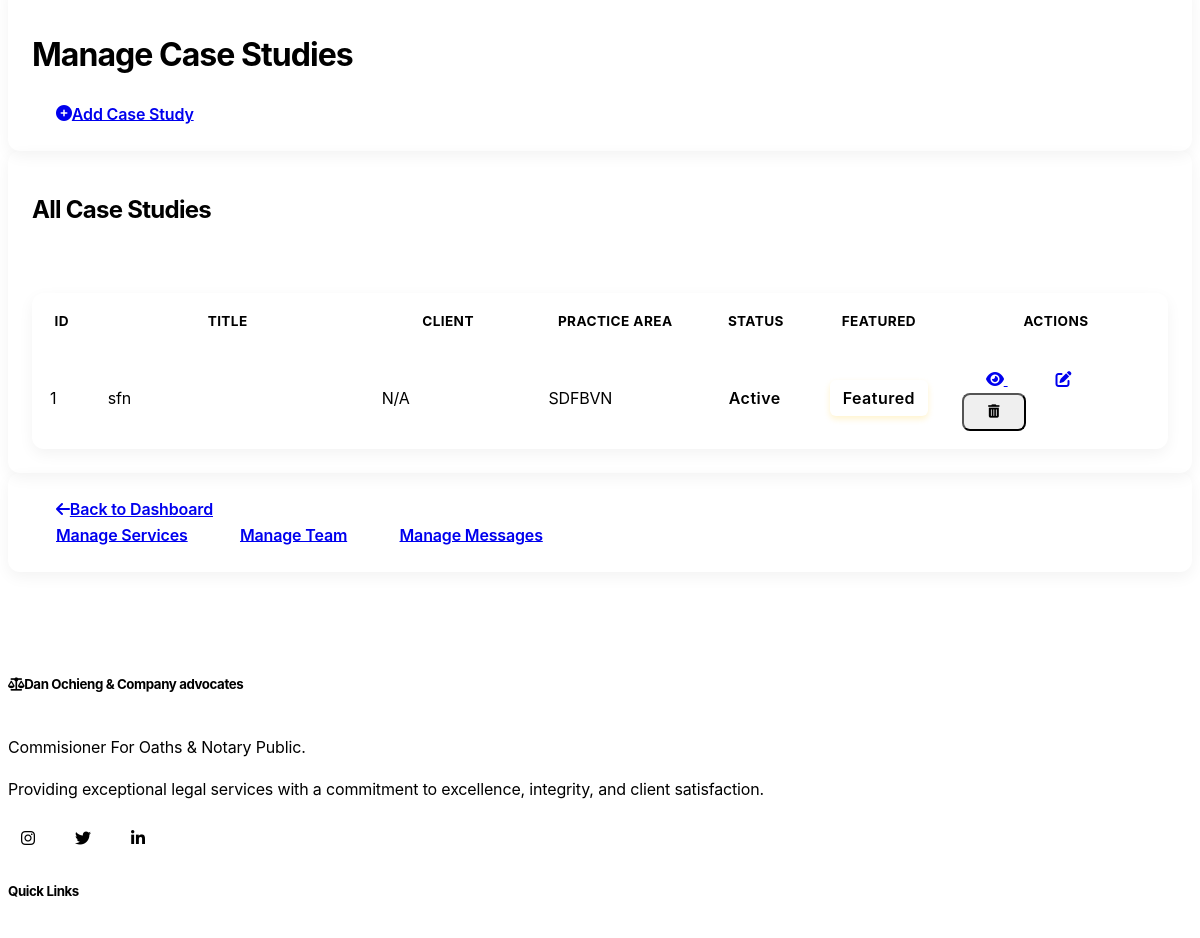
/admin/cases (signed in, middle part), run on an earlier commit of the app's database.
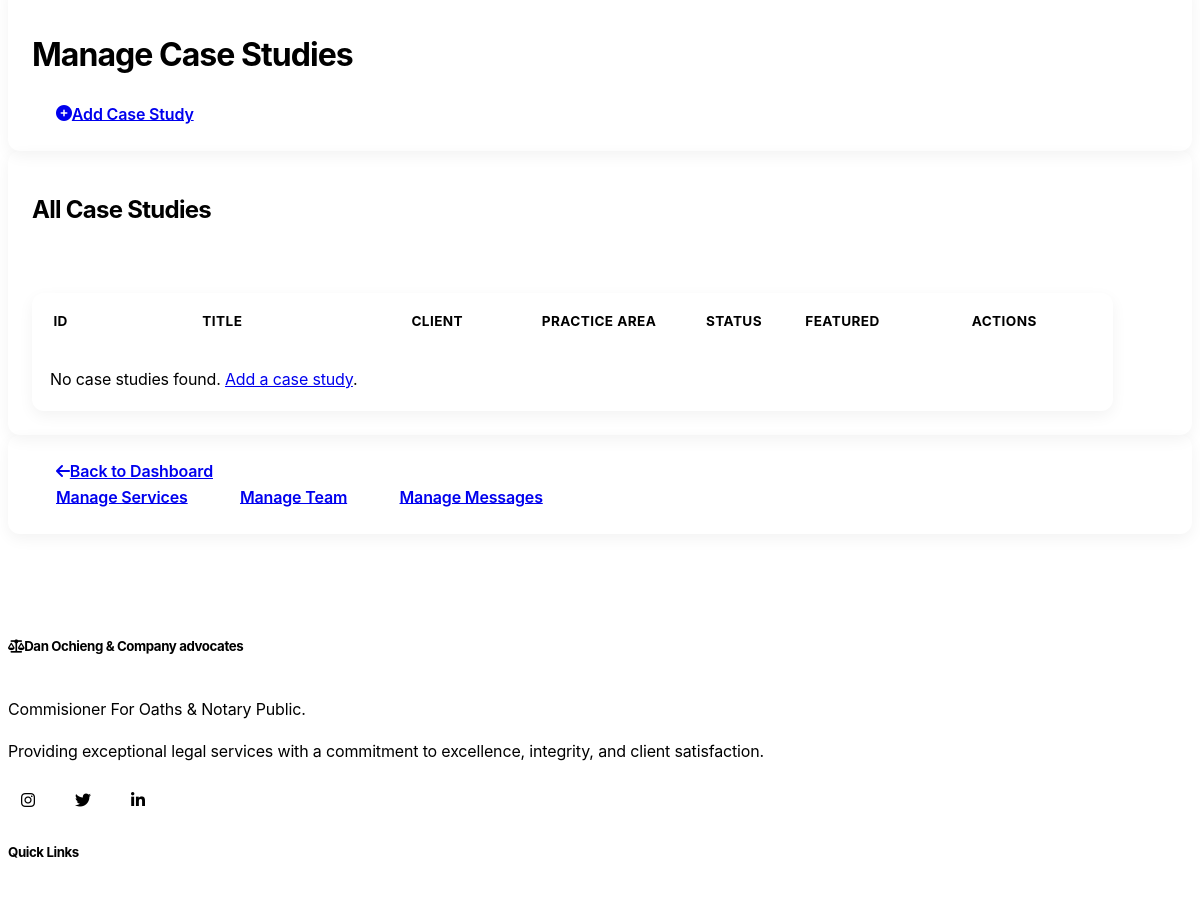
And on a later commit of the database.
### models.py (models this page shows, shortened)
class CaseStudy(db.Model):
    id = db.Column(db.Integer, primary_key=True)
    title = db.Column(db.String(150), nullable=False)
    slug = db.Column(db.String(200), unique=True, nullable=False)
    client = db.Column(db.String(100))
    summary = db.Column(db.Text, nullable=False)
    challenge = db.Column(db.Text)
    solution = db.Column(db.Text)
    outcome = db.Column(db.Text)
    service_id = db.Column(db.Integer, db.ForeignKey('service.id'), nullable=True)
    service = db.relationship('Service', backref=db.backref('case_studies', lazy=True))
    featured = db.Column(db.Boolean, default=False)
    is_active = db.Column(db.Boolean, default=True)
    created_at = db.Column(db.DateTime, default=datetime.utcnow)
    updated_at = db.Column(db.DateTime, default=datetime.utcnow, onupdate=datetime.utcnow)

class Service(db.Model):
    id = db.Column(db.Integer, primary_key=True)
    title = db.Column(db.String(120), nullable=False)
    slug = db.Column(db.String(150), unique=True, nullable=False)
    description = db.Column(db.Text, nullable=False)
    icon = db.Column(db.String(50))  # Font awesome icon name
    display_order = db.Column(db.Integer, default=0)
    is_active = db.Column(db.Boolean, default=True)
    created_at = db.Column(db.DateTime, default=datetime.utcnow)
    updated_at = db.Column(db.DateTime, default=datetime.utcnow, onupdate=datetime.utcnow)

### routes/admin_routes.py (the view)
    @login_required
    def decorated_function(*args, **kwargs):
        if not current_user.is_admin:
            flash('You need administrator privileges to access this page.', 'danger')
            return redirect(url_for('main.index'))
        return f(*args, **kwargs)

### routes/admin_routes.py (called while the page is built)
def admin_required(f):
    @login_required
    def decorated_function(*args, **kwargs):
        if not current_user.is_admin:
            flash('You need administrator privileges to access this page.', 'danger')
            return redirect(url_for('main.index'))
        return f(*args, **kwargs)
    decorated_function.__name__ = f.__name__
    return decorated_function

@admin_bp.route('/cases')
@admin_required
def cases():
    case_studies = CaseStudy.query.order_by(desc(CaseStudy.created_at)).all()
    return render_template('admin/cases.html', title='Manage Case Studies', case_studies=case_studies)

### templates/admin/cases.html (shortened to what the changed rows need)
{% extends "layout.html" %}
{% block content %}
<div class="container-fluid py-4">
    <div class="row mb-4">
        <div class="col-md-12">
            <div class="card">
                <div class="card-body d-flex justify-content-between align-items-center">
                    <h1 class="h3 mb-0">Manage Case Studies</h1>
                </div>
            </div>
        </div>
    </div>
    <div class="row">
        <div class="col-md-12">
            <div class="card">
                <div class="card-header">
                    <h2 class="h5 mb-0">All Case Studies</h2>
                </div>
                <div class="card-body p-0">
                    <div class="table-responsive">
                        <table class="table table-hover admin-table mb-0">
                            <thead>
                                <tr>
                                    <th width="5%">ID</th>
                                    <th width="25%">Title</th>
                                    <th width="15%">Client</th>
                                    <th width="15%">Practice Area</th>
                                    <th width="10%">Status</th>
                                    <th width="10%">Featured</th>
                                    <th width="20%">Actions</th>
                                </tr>
                            </thead>
                            <tbody>
                                {% if case_studies %}
                                    {% for case in case_studies %}
                                    <tr>
                                        <td>{{ case.id }}</td>
                                        <td>{{ case.title }}</td>
                                        <td>{{ case.client or 'N/A' }}</td>
                                        <td>{{ case.service.title if case.service else 'None' }}</td>
                                        <td>
                                            {% if case.is_active %}
                                            <span class="badge bg-success">Active</span>
                                            {% else %}
                                            <span class="badge bg-secondary">Inactive</span>
                                            {% endif %}
                                        </td>
                                        <td>
                                            {% if case.featured %}
                                            <span class="badge badge-featured">Featured</span>
                                            {% else %}
                                            <span class="badge bg-secondary">No</span>
                                            {% endif %}
                                        </td>
                                        <td>
                                            <a href="{{ url_for('main.case_study_detail', slug=case.slug) }}" class="btn btn-sm btn-outline-info" target="_blank" title="View">
                                                <i class="fas fa-eye"></i>
                                            </a>
                                            <a href="{{ url_for('admin.edit_case', id=case.id) }}" class="btn btn-sm btn-outline-primary" title="Edit">
                                                <i class="fas fa-edit"></i>
                                            </a>
                                            <button type="button" class="btn btn-sm btn-outline-danger" title="Delete" onclick="confirmDelete('delete-case-{{ case.id }}', 'case study')">
                                                <i class="fas fa-trash-alt"></i>
                                            </button>
                                        </td>
                                    </tr>
                                    {% endfor %}
                                {% else %}
                                <tr>
                                    <td colspan="7" class="text-center">No case studies found. <a href="{{ url_for('admin.new_case') }}">Add a case study</a>.</td>
                                </tr>
                                {% endif %}
                            </tbody>
                        </table>
                    </div>
                </div>
            </div>
        </div>
    </div>
</div>
{% endblock %}

What changed in the data, as far as the page shows it:
removed CaseStudy: id "1", title "sfn", client "N/A", service "SDFBVN", is_active "Active", featured "Featured"
Also different on the page:
text now shown: "No case studies found. Add a case study ."
